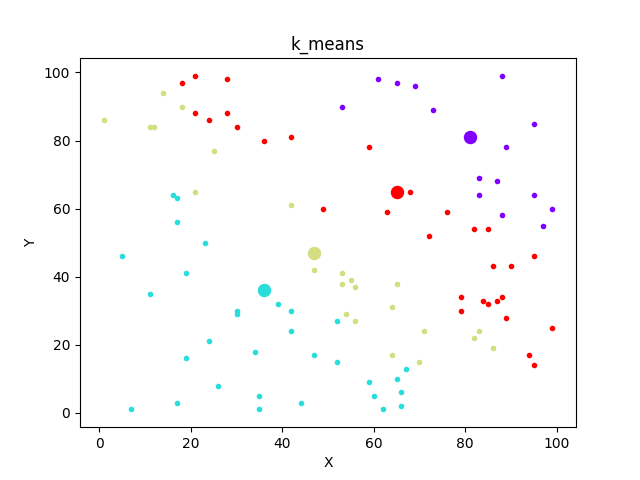

This chart was generated by the following Python code:
import numpy as np
import operator
import matplotlib.pyplot as plt
import matplotlib.cm as cm

class Centroid:
    """
    pos    = [x, y] coordinate array
    points = points assigned to centroid
    """
    def __init__(self, pos):
        self.pos = pos
        self.points = []
        self.color = None


class KMeans:
    """
    Unsupervised clustering algortihm.
    """
    def __init__(self, n_centroids):
        self.n_centroids = n_centroids

        self.centroids = []

        # generate initial centroids
        r = lambda: np.random.randint(1, 100)
        for _ in range(n_centroids):
            self.centroids.append(Centroid(np.array([r(), r()])))
        
        # assign a color to each centroid
        colors = cm.rainbow(np.linspace(0, 1, len(self.centroids)))
        for i, c in enumerate(self.centroids):
            c.color = colors[i]


    def fit(self, X, epochs=10):
        """
        Assigns points to centroids.
        Calls to update centroid mean to reflect mean of assigned points.
        """
        self.X = X
        for epoch in range(epochs):
            for point in X:
                distances = {}
                for centroid in self.centroids:
                    distances[centroid] = self._euclidean_distance(centroid.pos, point)
                closest = min(distances.items(), key=operator.itemgetter(1))[0]
                closest.points.append(point)

            self._update_centroids() if epoch != epochs - 1 else self._update_centroids(reset=False)
    
    def _update_centroids(self, reset=True):
        """
        Updates centroid position based on mean of assigned points.
        """
        for centroid in self.centroids:
            x_cor = [x[0] for x in centroid.points]
            y_cor = [y[0] for y in centroid.points]
            try:
                centroid.pos[0] = sum(x_cor)/len(x_cor)
                centroid.pos[1] = sum(y_cor)/len(y_cor)
            except:
                pass

            if reset:
                centroid.points = []
        
    def _euclidean_distance(self, a, b):
        """
        Returns euclidean distance between two points.
        """
        dist = np.linalg.norm(a-b)
        return dist

    def show(self):
        """
        Displays clustering.
        """

        for i, c in enumerate(self.centroids):
            plt.scatter(c.pos[0], c.pos[1], marker='o', color=c.color, s=75)
            x_cors = [x[0] for x in c.points]
            y_cors = [y[1] for y in c.points]
            plt.scatter(x_cors, y_cors, marker='.', color=c.color)

        title = 'k_means'
        plt.xlabel('X')
        plt.ylabel('Y')
        plt.title(title)
        
        plt.savefig('{}.png'.format(title))

        plt.show()


if __name__ == '__main__':

    # sample data
    r = lambda: np.random.randint(1, 100)
    X = [[r(), r()] for _ in range(100)]

    # K-Means instance
    kmeans = KMeans(4)
    kmeans.fit(X, epochs=5)
    kmeans.show()

